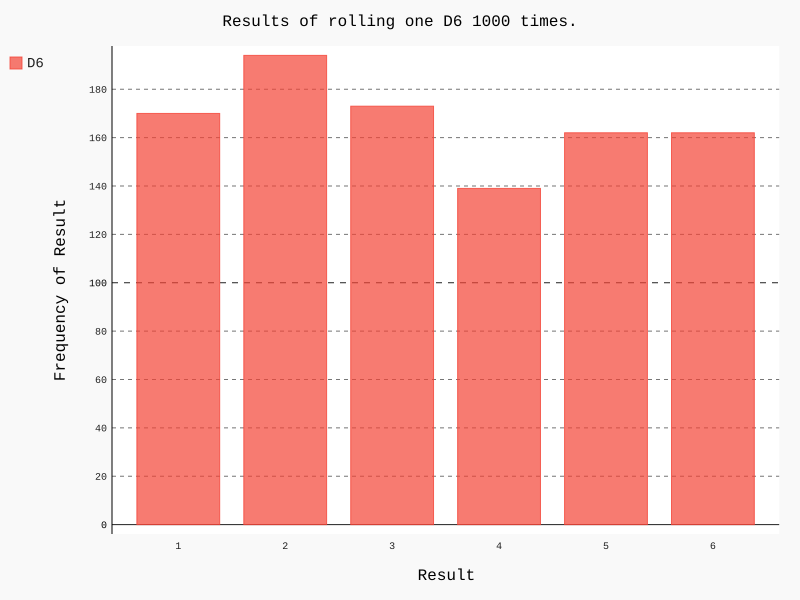

Write Python code to recreate this figure.
from die import Die
import pygal

# Create a D6.
die = Die()

# Make some rolls, and store results in a list.
results = []
for roll_num in range(1000):
    result = die.roll()
    results.append(result)

# Analyze the results.
frequencies = []
for value in range(1, die.num_sides+1):
    frequency = results.count(value)
    frequencies.append(frequency)

hist = pygal.Bar()
hist.title = "Results of rolling one D6 1000 times."
hist.x_labels = ['1', '2', '3', '4', '5', '6']
hist.x_title = "Result"
hist.y_title = "Frequency of Result"
hist.add('D6', frequencies)
hist.render_to_file('die_visual.svg')
